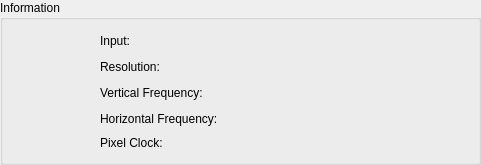
        <widget class="QGroupBox" name="Information_Group">
         <property name="minimumSize">
          <size>
           <width>0</width>
           <height>0</height>
          </size>
         </property>
         <property name="maximumSize">
          <size>
           <width>16777215</width>
           <height>130</height>
          </size>
         </property>
         <property name="title">
          <string>Information</string>
         </property>
         <layout class="QGridLayout" name="gridLayout_2">
          <item row="0" column="0">
           <spacer name="horizontalSpacer">
            <property name="orientation">
             <enum>Qt::Horizontal</enum>
            </property>
            <property name="sizeHint" stdset="0">
             <size>
              <width>86</width>
              <height>20</height>
             </size>
            </property>
           </spacer>
          </item>
          <item row="0" column="1">
           <widget class="QLabel" name="Input_Label">
            <property name="minimumSize">
             <size>
              <width>281</width>
              <height>20</height>
             </size>
            </property>
            <property name="text">
             <string>Input:</string>
            </property>
           </widget>
          </item>
          <item row="0" column="2">
           <spacer name="horizontalSpacer_2">
            <property name="orientation">
             <enum>Qt::Horizontal</enum>
            </property>
            <property name="sizeHint" stdset="0">
             <size>
              <width>86</width>
              <height>20</height>
             </size>
            </property>
           </spacer>
          </item>
          <item row="1" column="1">
           <widget class="QLabel" name="Resolution_Label">
            <property name="minimumSize">
             <size>
              <width>281</width>
              <height>20</height>
             </size>
            </property>
            <property name="text">
             <string>Resolution:</string>
            </property>
           </widget>
          </item>
          <item row="2" column="1">
           <widget class="QLabel" name="VFrequency_Label">
            <property name="minimumSize">
             <size>
              <width>281</width>
              <height>20</height>
             </size>
            </property>
            <property name="text">
             <string>Vertical Frequency:</string>
            </property>
           </widget>
          </item>
          <item row="3" column="1">
           <widget class="QLabel" name="HFrequency_Label">
            <property name="minimumSize">
             <size>
              <width>281</width>
              <height>20</height>
             </size>
            </property>
            <property name="text">
             <string>Horizontal Frequency:</string>
            </property>
           </widget>
          </item>
          <item row="4" column="1">
           <widget class="QLabel" name="Pixel_Clock_label">
            <property name="minimumSize">
             <size>
              <width>281</width>
              <height>16</height>
             </size>
            </property>
            <property name="text">
             <string>Pixel Clock:</string>
            </property>
           </widget>
          </item>
         </layout>
        </widget>
